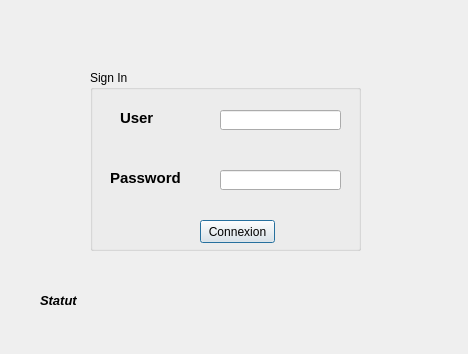
<?xml version="1.0" encoding="UTF-8"?>
<ui version="4.0">
 <class>LoginDialog</class>
 <widget class="QDialog" name="LoginDialog">
  <property name="geometry">
   <rect>
    <x>0</x>
    <y>0</y>
    <width>468</width>
    <height>354</height>
   </rect>
  </property>
  <property name="windowTitle">
   <string>Login</string>
  </property>
  <property name="autoFillBackground">
   <bool>true</bool>
  </property>
  <widget class="QGroupBox" name="groupBoxSignIn">
   <property name="geometry">
    <rect>
     <x>90</x>
     <y>70</y>
     <width>271</width>
     <height>181</height>
    </rect>
   </property>
   <property name="title">
    <string>Sign In</string>
   </property>
   <widget class="QLabel" name="label">
    <property name="geometry">
     <rect>
      <x>30</x>
      <y>40</y>
      <width>51</width>
      <height>16</height>
     </rect>
    </property>
    <property name="font">
     <font>
      <pointsize>11</pointsize>
      <weight>75</weight>
      <bold>true</bold>
     </font>
    </property>
    <property name="text">
     <string>User</string>
    </property>
   </widget>
   <widget class="QLabel" name="label_2">
    <property name="geometry">
     <rect>
      <x>20</x>
      <y>100</y>
      <width>81</width>
      <height>16</height>
     </rect>
    </property>
    <property name="font">
     <font>
      <pointsize>11</pointsize>
      <weight>75</weight>
      <bold>true</bold>
     </font>
    </property>
    <property name="text">
     <string>Password</string>
    </property>
   </widget>
   <widget class="QLineEdit" name="lineEditUser">
    <property name="geometry">
     <rect>
      <x>130</x>
      <y>40</y>
      <width>121</width>
      <height>20</height>
     </rect>
    </property>
   </widget>
   <widget class="QLineEdit" name="lineEditPassword">
    <property name="geometry">
     <rect>
      <x>130</x>
      <y>100</y>
      <width>121</width>
      <height>20</height>
     </rect>
    </property>
    <property name="echoMode">
     <enum>QLineEdit::Password</enum>
    </property>
   </widget>
   <widget class="QPushButton" name="pushButtonConnexion">
    <property name="geometry">
     <rect>
      <x>110</x>
      <y>150</y>
      <width>75</width>
      <height>23</height>
     </rect>
    </property>
    <property name="text">
     <string>Connexion</string>
    </property>
   </widget>
  </widget>
  <widget class="QLabel" name="labelStatut">
   <property name="geometry">
    <rect>
     <x>40</x>
     <y>290</y>
     <width>261</width>
     <height>21</height>
    </rect>
   </property>
   <property name="font">
    <font>
     <pointsize>10</pointsize>
     <weight>75</weight>
     <italic>true</italic>
     <bold>true</bold>
    </font>
   </property>
   <property name="text">
    <string>Statut</string>
   </property>
  </widget>
 </widget>
 <resources/>
 <connections/>
</ui>
